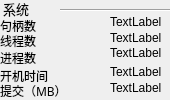
<?xml version="1.0" encoding="UTF-8"?>
<ui version="4.0">
 <class>label2</class>
 <widget class="QWidget" name="label2">
  <property name="geometry">
   <rect>
    <x>0</x>
    <y>0</y>
    <width>170</width>
    <height>100</height>
   </rect>
  </property>
  <property name="minimumSize">
   <size>
    <width>170</width>
    <height>100</height>
   </size>
  </property>
  <property name="maximumSize">
   <size>
    <width>170</width>
    <height>100</height>
   </size>
  </property>
  <property name="sizeIncrement">
   <size>
    <width>170</width>
    <height>100</height>
   </size>
  </property>
  <property name="windowTitle">
   <string>Form</string>
  </property>
  <widget class="QLabel" name="label">
   <property name="geometry">
    <rect>
     <x>3</x>
     <y>-11</y>
     <width>61</width>
     <height>41</height>
    </rect>
   </property>
   <property name="minimumSize">
    <size>
     <width>0</width>
     <height>0</height>
    </size>
   </property>
   <property name="maximumSize">
    <size>
     <width>90</width>
     <height>90</height>
    </size>
   </property>
   <property name="font">
    <font>
     <family>Adobe 宋体 Std L</family>
    </font>
   </property>
   <property name="text">
    <string>&lt;html&gt;&lt;head/&gt;&lt;body&gt;&lt;p&gt;&lt;span style=&quot; font-size:10pt;&quot;&gt;系统&lt;/span&gt;&lt;/p&gt;&lt;/body&gt;&lt;/html&gt;</string>
   </property>
  </widget>
  <widget class="QLabel" name="label_2">
   <property name="geometry">
    <rect>
     <x>0</x>
     <y>5</y>
     <width>61</width>
     <height>41</height>
    </rect>
   </property>
   <property name="minimumSize">
    <size>
     <width>61</width>
     <height>41</height>
    </size>
   </property>
   <property name="maximumSize">
    <size>
     <width>61</width>
     <height>41</height>
    </size>
   </property>
   <property name="font">
    <font>
     <family>Adobe 宋体 Std L</family>
    </font>
   </property>
   <property name="text">
    <string>句柄数</string>
   </property>
  </widget>
  <widget class="QLabel" name="label_3">
   <property name="geometry">
    <rect>
     <x>0</x>
     <y>20</y>
     <width>61</width>
     <height>41</height>
    </rect>
   </property>
   <property name="minimumSize">
    <size>
     <width>61</width>
     <height>41</height>
    </size>
   </property>
   <property name="maximumSize">
    <size>
     <width>61</width>
     <height>41</height>
    </size>
   </property>
   <property name="font">
    <font>
     <family>Adobe 宋体 Std L</family>
    </font>
   </property>
   <property name="text">
    <string>线程数</string>
   </property>
  </widget>
  <widget class="QLabel" name="label_4">
   <property name="geometry">
    <rect>
     <x>0</x>
     <y>42</y>
     <width>54</width>
     <height>31</height>
    </rect>
   </property>
   <property name="minimumSize">
    <size>
     <width>54</width>
     <height>31</height>
    </size>
   </property>
   <property name="maximumSize">
    <size>
     <width>54</width>
     <height>31</height>
    </size>
   </property>
   <property name="font">
    <font>
     <family>Adobe 宋体 Std L</family>
    </font>
   </property>
   <property name="text">
    <string>进程数</string>
   </property>
  </widget>
  <widget class="QLabel" name="label_5">
   <property name="geometry">
    <rect>
     <x>0</x>
     <y>60</y>
     <width>51</width>
     <height>31</height>
    </rect>
   </property>
   <property name="minimumSize">
    <size>
     <width>51</width>
     <height>31</height>
    </size>
   </property>
   <property name="maximumSize">
    <size>
     <width>51</width>
     <height>31</height>
    </size>
   </property>
   <property name="font">
    <font>
     <family>Adobe 宋体 Std L</family>
    </font>
   </property>
   <property name="text">
    <string>开机时间</string>
   </property>
  </widget>
  <widget class="QLabel" name="label_6">
   <property name="geometry">
    <rect>
     <x>0</x>
     <y>80</y>
     <width>61</width>
     <height>21</height>
    </rect>
   </property>
   <property name="minimumSize">
    <size>
     <width>61</width>
     <height>21</height>
    </size>
   </property>
   <property name="maximumSize">
    <size>
     <width>61</width>
     <height>21</height>
    </size>
   </property>
   <property name="font">
    <font>
     <family>Adobe 宋体 Std L</family>
    </font>
   </property>
   <property name="text">
    <string>提交（MB）</string>
   </property>
  </widget>
  <widget class="Line" name="line">
   <property name="geometry">
    <rect>
     <x>60</x>
     <y>0</y>
     <width>111</width>
     <height>21</height>
    </rect>
   </property>
   <property name="minimumSize">
    <size>
     <width>111</width>
     <height>21</height>
    </size>
   </property>
   <property name="maximumSize">
    <size>
     <width>111</width>
     <height>21</height>
    </size>
   </property>
   <property name="orientation">
    <enum>Qt::Horizontal</enum>
   </property>
  </widget>
  <widget class="QLabel" name="handle">
   <property name="geometry">
    <rect>
     <x>110</x>
     <y>12</y>
     <width>54</width>
     <height>20</height>
    </rect>
   </property>
   <property name="text">
    <string>TextLabel</string>
   </property>
  </widget>
  <widget class="QLabel" name="line_2">
   <property name="geometry">
    <rect>
     <x>110</x>
     <y>30</y>
     <width>54</width>
     <height>16</height>
    </rect>
   </property>
   <property name="minimumSize">
    <size>
     <width>54</width>
     <height>16</height>
    </size>
   </property>
   <property name="maximumSize">
    <size>
     <width>54</width>
     <height>16</height>
    </size>
   </property>
   <property name="text">
    <string>TextLabel</string>
   </property>
  </widget>
  <widget class="QLabel" name="progress">
   <property name="geometry">
    <rect>
     <x>110</x>
     <y>42</y>
     <width>54</width>
     <height>21</height>
    </rect>
   </property>
   <property name="minimumSize">
    <size>
     <width>54</width>
     <height>21</height>
    </size>
   </property>
   <property name="maximumSize">
    <size>
     <width>54</width>
     <height>21</height>
    </size>
   </property>
   <property name="text">
    <string>TextLabel</string>
   </property>
  </widget>
  <widget class="QLabel" name="time">
   <property name="geometry">
    <rect>
     <x>110</x>
     <y>62</y>
     <width>54</width>
     <height>20</height>
    </rect>
   </property>
   <property name="minimumSize">
    <size>
     <width>54</width>
     <height>20</height>
    </size>
   </property>
   <property name="maximumSize">
    <size>
     <width>54</width>
     <height>20</height>
    </size>
   </property>
   <property name="text">
    <string>TextLabel</string>
   </property>
  </widget>
  <widget class="QLabel" name="handon">
   <property name="geometry">
    <rect>
     <x>110</x>
     <y>80</y>
     <width>54</width>
     <height>16</height>
    </rect>
   </property>
   <property name="text">
    <string>TextLabel</string>
   </property>
  </widget>
 </widget>
 <resources/>
 <connections/>
</ui>
